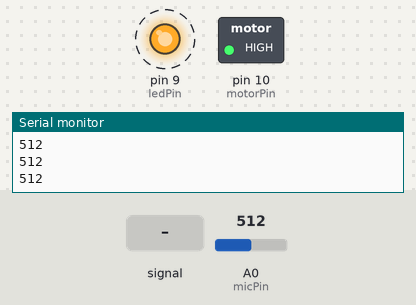
A sketch run on a simulated Arduino Uno, built with avr-gcc and run on an emulated ATmega328P. Parts: switched loads named in the sketch (green lamp = pin HIGH), output pins drawn as LEDs (lit = HIGH), the last lines printed to the serial monitor. Dashed ring = blinking. The test bench sets the inputs (shaded band); at power-on: A0 (micPin) = 512.

Above: at 1.4 s.
1.5 s: A0 (micPin) set to 494
At 2.4 s:
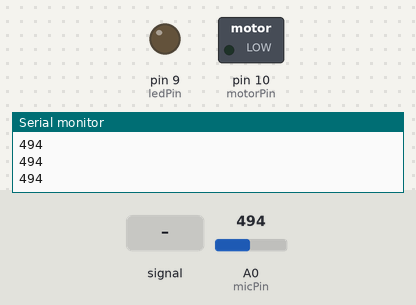
3.2 s: A0 (micPin) fed a 200 Hz sine of ±81 counts around its level
At 3.6 s:
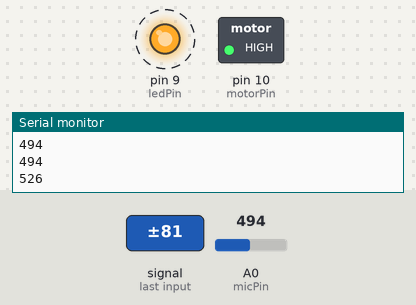
6.4 s: A0 (micPin) set to 306
At 7.7 s:
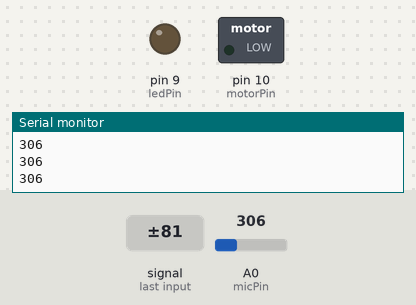
8.2 s: A0 (micPin) set to 510
At 8.6 s:
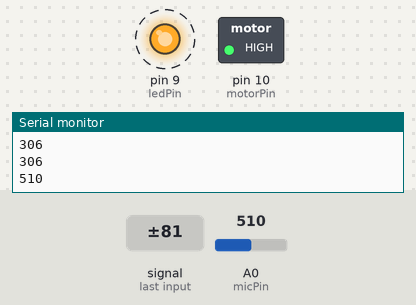
Timing chart, 0 to 12.4 s (numbered marks = the images above; inputs shaded):
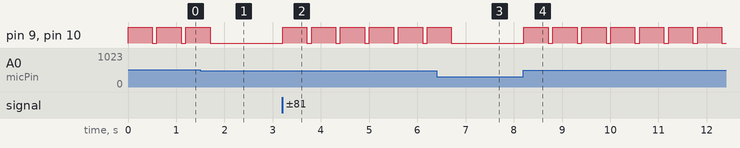

The sketch:

controle-residencial.ino
```cpp
// Variáveis para pinos
const int micPin = A0;         // Microfone no pino analógico A0
const int ledPin = 9;          // LED conectado ao pino digital 9
const int motorPin = 10;       // Motor vibratório no pino digital 10
int soundThreshold = 500;      // Limite para detectar sons (ajustável)

void setup() {
  pinMode(ledPin, OUTPUT);     // Configura LED como saída
  pinMode(motorPin, OUTPUT);   // Configura motor como saída
  Serial.begin(9600);          // Inicializa monitor serial
}

void loop() {
  int soundLevel = analogRead(micPin); // Lê o nível de som
  Serial.println(soundLevel);         // Mostra o nível de som no monitor serial

  if (soundLevel > soundThreshold) {  // Se o som ultrapassar o limite:
    digitalWrite(ledPin, HIGH);       // Acende o LED
    digitalWrite(motorPin, HIGH);     // Liga o motor
    delay(500);                       // Alerta dura 500 ms
    digitalWrite(ledPin, LOW);        // Desliga o LED
    digitalWrite(motorPin, LOW);      // Desliga o motor
  }

  delay(100); // Pequeno atraso para evitar leituras excessivas
}
```

Measured:
- the behaviour switches between 501 and 500 on A0 (micPin) (found by bisection; images 0 and 1)
- after the input at 1.5 s, pin 9 (ledPin), pin 10 (motorPin): goes on until 1.7 s, then stays LOW
- after the input at 3.2 s, pin 9 (ledPin), pin 10 (motorPin): alternates HIGH for 0.50 s and LOW for 0.10 s, starting at once
- after the input at 6.4 s, pin 9 (ledPin), pin 10 (motorPin): goes on until 6.7 s, then stays LOW
- after the input at 8.2 s, pin 9 (ledPin), pin 10 (motorPin): alternates HIGH for 0.50 s and LOW for 0.10 s, starting at once
- by itself, pin 9 (ledPin), pin 10 (motorPin): alternates HIGH for 0.50 s and LOW for 0.10 s
